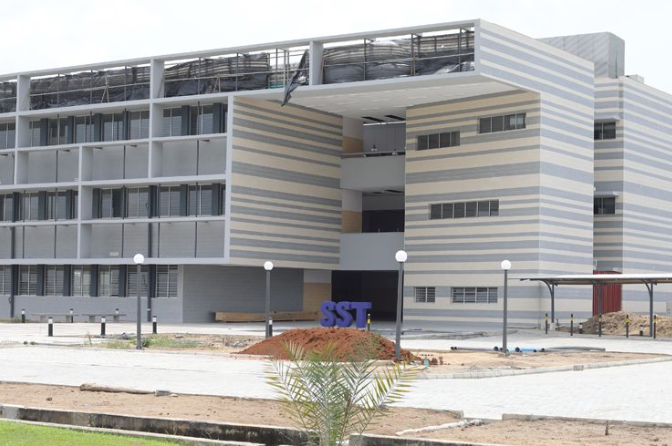
#> input picture WEEK_2/img/sst.png, 672 x 446 px
$ jupyter execute practice-2.ipynb   (text cells are left out)
#> lines starting #> are read from the running program, lines starting #| are printed output that depends on the picture; pictures that were not available may be replaced by others from this repository, and a replacement may not be noted
[cell 1]
import cv2

image1 = cv2.imread('img/sst.png')
#> image1 is the input picture: shape (446, 672, 3); mean B, G, R 162.7, 164.4, 165.4
image2 = cv2.imread('img/sst-foyer.jpg')
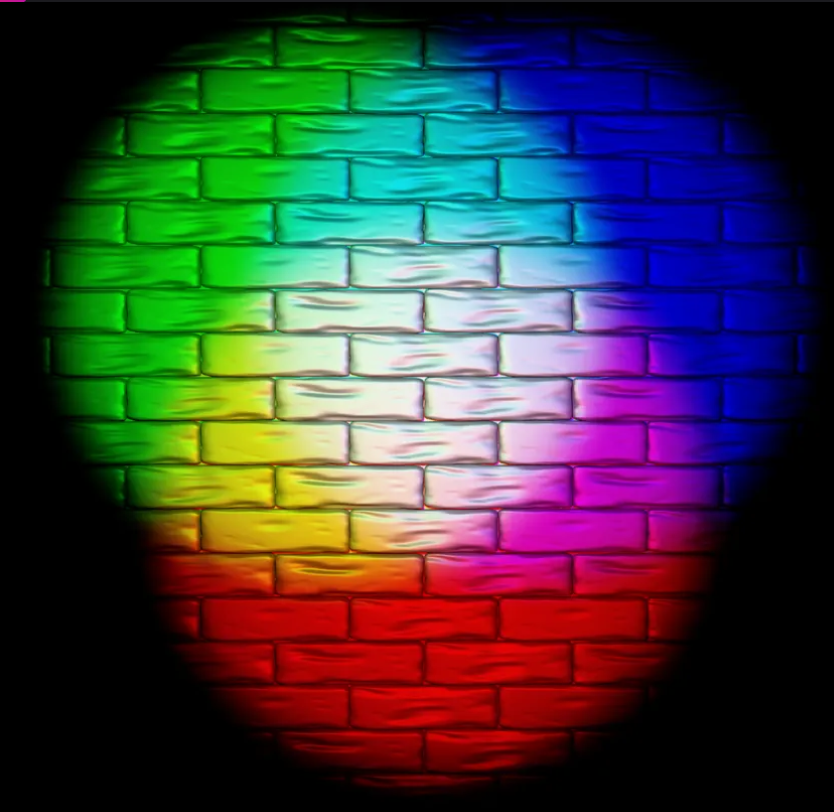
#> input picture WEEK_2/img/color-space.png, 834 x 812 px, given in place of sst-foyer.jpg, which was not available
#> image2 is the input picture: shape (812, 834, 3); mean B, G, R 60.8, 61.1, 61.1

#resize images
image1 = cv2.resize(image1, (500,400))
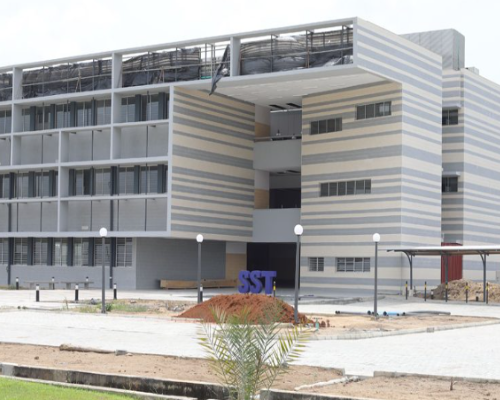
#> image1: shape (400, 500, 3); mean B, G, R 162.6, 164.3, 165.3
image2 = cv2.resize(image2, (500,400))
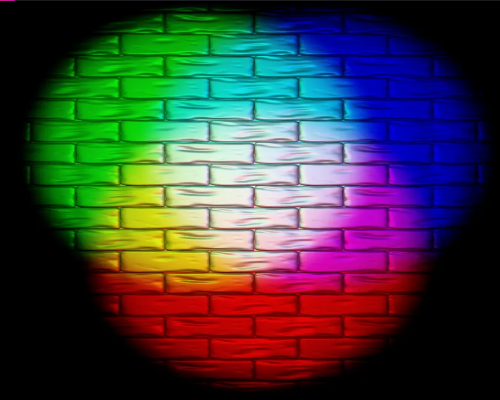
#> image2: shape (400, 500, 3); mean B, G, R 60.8, 61, 61

#cv2.addweighted wth applied parameters
addImage = cv2.addWeighted(image1, 0.5, image2, 0.9, 0)
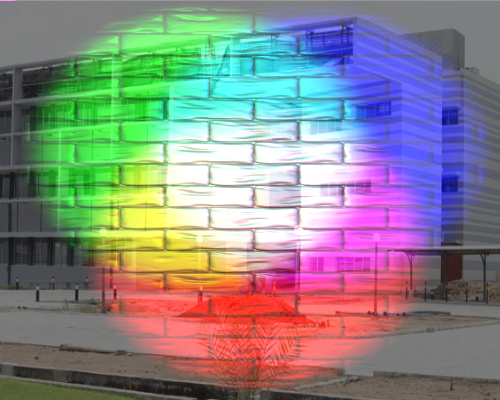
#> addImage: shape (400, 500, 3); mean B, G, R 134.7, 135.5, 136

cv2.imshow("Weighted Image", addImage)

#deallocate any associated memeory usage
if cv2.waitKey(0) & 0xff == 27:
#> (key Esc is pressed here)
    cv2.destroyAllWindows()
